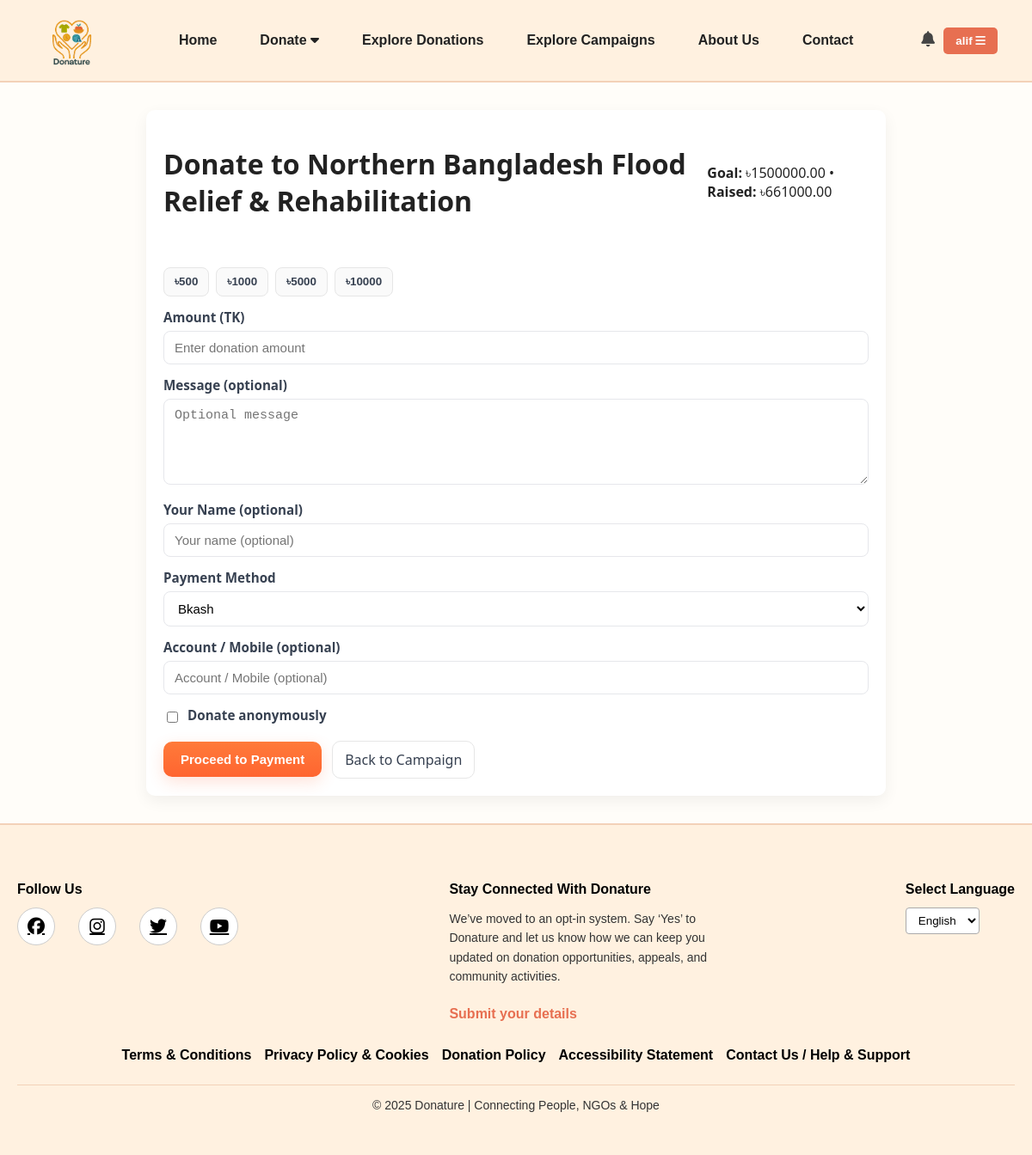
/ngos/campaign/1/donate/ (signed in), run on the app's committed database.
### donations/models.py (models this page shows, shortened)
class User(AbstractUser):
    USER_TYPE_CHOICES = (
        ('donor/recipient', 'Donor/Recipient'),
        ('ngo', 'NGO'),
        ('admin', 'Admin'),
    )
    user_type = models.CharField(max_length=20, choices=USER_TYPE_CHOICES, blank=True, null=True)
    is_approved = models.BooleanField(default=False)  # For NGO approval
    profile_picture = models.ImageField(upload_to='profile_pics/', blank=True, null=True) # Profile picture field

### ngos/models.py (models this page shows, shortened)
class Campaign(models.Model):
    STATUS_CHOICES = (
        ('pending', 'Pending Approval'),
        ('approved', 'Approved'),
        ('rejected', 'Rejected'),
    )
    ngo = models.ForeignKey(
        User,
        on_delete=models.CASCADE,
        limit_choices_to={'user_type': 'ngo', 'is_approved': True},
        related_name="campaigns"
    )
    title = models.CharField(max_length=200)
    description = models.TextField()
    image = models.ImageField(upload_to="campaigns/", blank=True, null=True)
    goal_amount = models.DecimalField(max_digits=12, decimal_places=2, blank=True, null=True)
    collected_amount = models.DecimalField(max_digits=12, decimal_places=2, default=0)
    start_date = models.DateField(auto_now_add=True)
    end_date = models.DateField(blank=True, null=True)
    category = models.ForeignKey(
        'CampaignCategory',
        on_delete=models.SET_NULL,
        blank=True,
        null=True,
        related_name='campaigns'
    )
    is_active = models.BooleanField(default=True)
    status = models.CharField(max_length=20, choices=STATUS_CHOICES, default='pending')
    created_at = models.DateTimeField(auto_now_add=True)
    approved_at = models.DateTimeField(blank=True, null=True)

### ngos/views.py (the view, shortened to what this page needs)
# urls.py: path("campaign/<int:campaign_id>/donate/", views.donate_to_campaign, name="donate_to_campaign"),
@login_required
def donate_to_campaign(request, campaign_id):
    campaign = get_object_or_404(Campaign, id=campaign_id, status="approved", is_active=True)
    if request.user == campaign.ngo:
        messages.error(request, "⚠️ You cannot donate to your own campaign.")
        return redirect("campaign_detail", campaign_id=campaign.id)
    form = NGODonationForm(request.POST or None)
    return render(request, "ngos/donate_to_campaign.html", {"campaign": campaign, "form": form})

### custom_admin/views.py (called while the page is built)
def admin_context(request):
    if request.user.is_authenticated and request.user.user_type == 'admin':
        return {
            'pending_ngos_count': User.objects.filter(user_type='ngo', is_approved=False).count(),
            'pending_campaigns_count': Campaign.objects.filter(status='pending').count(),
            'pending_requests_count': RequestItem.objects.filter(status='pending').count(),
        }
    return {}

### donations/context_processors.py (called while the page is built)
def notifications_context(request):
    if request.user.is_authenticated:
        notifications = Notification.objects.filter(user=request.user).order_by('-created_at')[:5]
        unread_count = Notification.objects.filter(user=request.user, is_read=False).count()
    else:
        notifications = []
        unread_count = 0
    return {
        'notifications': notifications,
        'notifications_unread_count': unread_count
    }

### ngos/templates/ngos/donate_to_campaign.html (shortened to what this page needs)
{% extends "donations/base.html" %}
{% load static %}
{% block content %}
<link rel="stylesheet" href="{% static 'ngos/css/donate_to_campaign.css' %}">
<div class="donate-container">
  <div class="donate-header">
    <h1>Donate to {{ campaign.title }}</h1>
    <p><strong>Goal:</strong> ৳{{ campaign.goal_amount }} • <strong>Raised:</strong> ৳{{ campaign.collected_amount }}</p>
  </div>
  <div class="donation-body">
    <div class="quick-amounts">
      <button type="button" class="amt-btn" data-amt="500">৳500</button>
      <button type="button" class="amt-btn" data-amt="1000">৳1000</button>
      <button type="button" class="amt-btn" data-amt="5000">৳5000</button>
      <button type="button" class="amt-btn" data-amt="10000">৳10000</button>
    </div>
    <form method="post" id="donateForm" novalidate>
      <div class="form-row">
        <label for="id_amount">Amount (TK)</label>
        {{ form.amount }}
      </div>
      <div class="form-row">
        <label for="id_message">Message (optional)</label>
        {{ form.message }}
      </div>
      <div class="form-row">
        <label for="id_payer_name">Your Name (optional)</label>
        {{ form.payer_name }}
      </div>
      <div class="form-row">
        <label for="id_payment_method">Payment Method</label>
        {{ form.payment_method }}
      </div>
      <div class="form-row">
        <label for="id_account_input">Account / Mobile (optional)</label>
        {{ form.account_input }}
      </div>
      <div class="form-row inline">
        {{ form.is_anonymous }} <label for="id_is_anonymous" class="inline-label">Donate anonymously</label>
      </div>
      <div class="form-actions">
        <button type="submit" class="btn-donate" id="donateBtn">Proceed to Payment</button>
        <a href="{% url 'campaign_detail' campaign.id %}" class="btn-secondary">Back to Campaign</a>
      </div>
    </form>
  </div>
</div>
{% endblock %}

### donations/templates/donations/base.html (shortened to what this page needs)
{% load static %}
<!DOCTYPE html>
<html lang="en">
<head>
  <link rel="stylesheet" href="{% static 'donations/css/base.css' %}">
  <link rel="stylesheet" href="https://cdnjs.cloudflare.com/ajax/libs/font-awesome/6.5.0/css/all.min.css">
</head>
<body>
<nav class="navbar">
  <div class="navbar-container">
    <div class="logo-area">
      <img src="{% static 'donations/images/logo.png' %}" alt="Logo" class="logo">
    </div>
    <ul class="nav-links">
      <li><a href="{% url 'home' %}">Home</a></li>
      {% if request.user.is_authenticated %}
        {% if request.user.user_type == 'donor/recipient' %}
          <li class="dropdown">
            <a href="#">Donate <i class="fa fa-caret-down"></i></a>
          </li>
          <li><a href="{% url 'explore_donations' %}">Explore Donations</a></li>
          <li><a href="{% url 'explore_campaigns' %}">Explore Campaigns</a></li>
        {% endif %}
      {% endif %}
      <li><a href="{% url 'about' %}">About Us</a></li>
      <li><a href="{% url 'contact' %}">Contact</a></li>
    </ul>
    <div class="auth-btn">
      {% if request.user.is_authenticated %}
<div class="notification-dropdown">
  <button class="notification-btn">
    <i class="fa fa-bell"></i>
  </button>
</div>
        <div class="dropdown">
          <button class="dropdown-btn">
            {{ request.user.username }}
            <i class="fa fa-bars"></i>
          </button>
        </div>
      {% else %}
        <a href="#" onclick="openModal('loginModal')" class="login-btn">Log In / Sign Up</a>
      {% endif %}
    </div>
  </div>
</nav>
<main>
  {% block content %}{% endblock %}
</main>
<footer class="footer">
  <div class="footer-container">
    <div class="footer-section">
      <p class="footer-title">Follow Us</p>
      <div class="social-icons">
        <a href="#"><i class="fab fa-facebook"></i></a>
        <a href="#"><i class="fab fa-instagram"></i></a>
        <a href="#"><i class="fab fa-twitter"></i></a>
        <a href="#"><i class="fab fa-youtube"></i></a>
      </div>
    </div>
    <div class="footer-section">
      <p class="footer-title">Stay Connected With Donature</p>
      <p class="footer-text">
        We’ve moved to an opt-in system. Say ‘Yes’ to Donature and let us know how we can keep you
        updated on donation opportunities, appeals, and community activities.
      </p>
      <a href="#" class="footer-link">Submit your details</a>
    </div>
    <div class="footer-section">
      <p class="footer-title">Select Language</p>
      <select class="language-select">
        <option>English</option>
      </select>
    </div>
  </div>
  <div class="footer-links">
    <a href="#">Terms & Conditions</a>
    <a href="#">Privacy Policy & Cookies</a>
    <a href="#">Donation Policy</a>
    <a href="#">Accessibility Statement</a>
    <a href="#">Contact Us / Help & Support</a>
  </div>
  <div class="footer-bottom">
    © 2025 Donature | Connecting People, NGOs & Hope
  </div>
</footer>
</body>
</html>

### donations/static/donations/css/base.css (style rules this page uses)
body { margin: 0; font-family: Arial, sans-serif; background-color: #fffdf9; color: #222; overflow-x: hidden; }
.navbar { background-color: #fff1e0; padding: 12px 40px; border-bottom: 2px solid #f3d1b8; }
.navbar-container { display: flex; justify-content: space-between; align-items: center; }
.logo-area { display: flex; align-items: center; }
.logo { height: 70px; margin-right: 8px; }
.nav-links { list-style: none; display: flex; gap: 30px; margin: 0; padding: 0; }
.nav-links a { text-decoration: none; font-weight: bold; color: #222; padding: 6px 10px; border-radius: 5px; transition: all 0.3s ease; }
.navbar .dropdown { position: relative; display: inline-block; }
.navbar .dropdown a { cursor: pointer; }
.notification-dropdown { position: relative; display: inline-block; }
.notification-btn { background: none; border: none; cursor: pointer; font-size: 18px; position: relative; color: #444; }
.auth-btn .dropdown { position: relative; display: inline-block; }
.dropdown-btn { background-color: #e76f51; color: white; border: none; border-radius: 5px; padding: 8px 14px; font-weight: bold; cursor: pointer; transition: background 0.3s ease; }
.footer { background-color: #fff1e0; padding: 50px 20px; border-top: 2px solid #f3d1b8; font-family: Arial, sans-serif; color: #333; }
.footer-container { display: flex; justify-content: space-between; flex-wrap: wrap; gap: 40px; max-width: 1200px; margin: 0 auto 30px auto; }
.footer-title { font-weight: bold; font-size: 16px; margin-bottom: 12px; color: #000; }
.footer-text { font-size: 14px; line-height: 1.6; color: #333; max-width: 300px; }
.footer-link { color: #e76f51; font-weight: bold; text-decoration: none; display: inline-block; margin-top: 10px; }
.social-icons a { font-size: 20px; margin-right: 15px; color: #000; transition: color 0.3s; }
.language-select { padding: 6px 10px; border: 1px solid #aaa; border-radius: 4px; background: #fff; cursor: pointer; }
.footer-links { display: flex; flex-wrap: wrap; justify-content: center; gap: 15px; margin-bottom: 25px; }
.footer-links a { color: #000; text-decoration: none; font-weight: bold; transition: color 0.3s; }
.footer-bottom { font-size: 14px; color: #333; text-align: center; border-top: 1px solid #f3d1b8; padding-top: 15px; }
.social-icons { display: flex; justify-content: center; gap: 12px; margin-top: 10px; }
.social-icons a { display: inline-flex; align-items: center; justify-content: center; width: 42px; height: 42px; border: 1px solid #ccc; border-radius: 50%; background: #fff; transition: 0.3s; }

### ngos/static/ngos/css/donate_to_campaign.css (style rules this page uses)
.donate-container { max-width: 820px; margin: 2rem auto; padding: 1.25rem; background: #ffffff; border-radius: 10px; box-shadow: 0 6px 18px rgba(20,20,20,0.06); font-family: system-ui, -apple-system, "Segoe UI", Roboto, "Helvetica Neue", Arial; color: #222; }
.donate-header { display: flex; gap: 1rem; align-items: center; margin-bottom: 1rem; }
.quick-amounts { display:flex; gap:8px; margin: 10px 0 14px; flex-wrap:wrap; }
.amt-btn { padding: 8px 12px; border-radius: 8px; border: 1px solid #e6e6e6; background: #fafafa; cursor: pointer; font-weight: 600; color: #374151; transition: all .12s ease; }
.donation-body { padding-top: 8px; }
.form-row { margin-bottom: 14px; }
.form-row label { display:block; margin-bottom:6px; font-weight:600; color:#374151; font-size:0.95rem; }
.form-row input[type="text"], .form-row input[type="number"], .form-row select, .form-row textarea { width:100%; padding:10px 12px; border:1px solid #e6e7eb; border-radius:8px; font-size:15px; background:#fff; box-sizing:border-box; }
.form-row textarea { min-height:100px; resize:vertical; }
.form-row.inline { display:flex; align-items:center; gap:8px; }
.inline-label { margin:0; font-weight:500; color:#374151; }
.form-actions { display:flex; gap:12px; align-items:center; margin-top:10px; }
.btn-donate { background: linear-gradient(180deg,#ff7a3a,#ff6530); color:#fff; border:none; padding:12px 20px; border-radius:10px; font-weight:700; cursor:pointer; font-size:15px; box-shadow: 0 6px 18px rgba(255,101,48,0.18); }
.btn-secondary { display:inline-block; padding:10px 14px; border-radius:10px; border:1px solid #e6e6e6; color:#374151; text-decoration:none; background:#fff; }

### data on the page
User: user.username "alif"
Campaign: title "Northern Bangladesh Flood Relief & Rehabilitation", goal_amount "1500000.00", collected_amount "661000.00"
